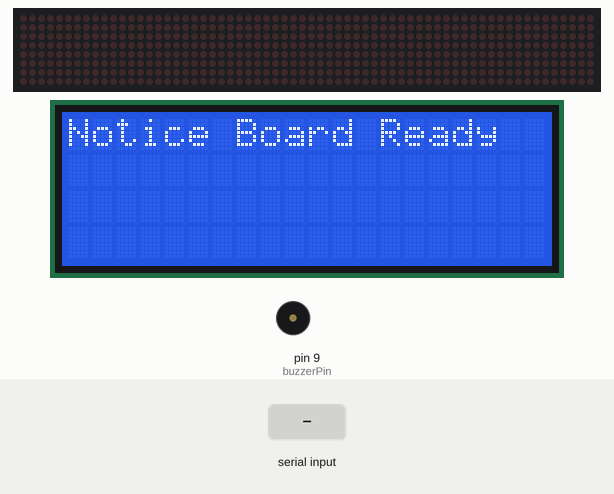
Recording of a sketch running on a simulated Arduino Nano, built with avr-gcc and run on an emulated ATmega328P. Shown: 64×8 LED matrix, 20×4 character LCD, buzzer (waves = sounding). The test bench sets the inputs (shaded band). What the sketch prints to the serial monitor is not drawn.

Above: at 0.1 s.
2.3 s: "1\n" received over Serial
At 3.5 s:
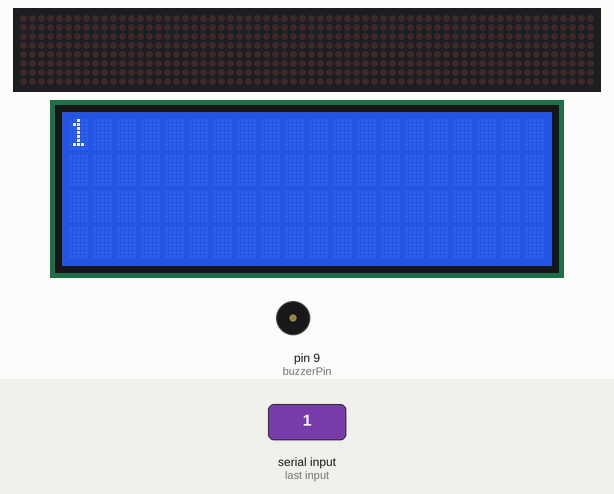
3.9 s: "0\n" received over Serial
At 3.96 s:
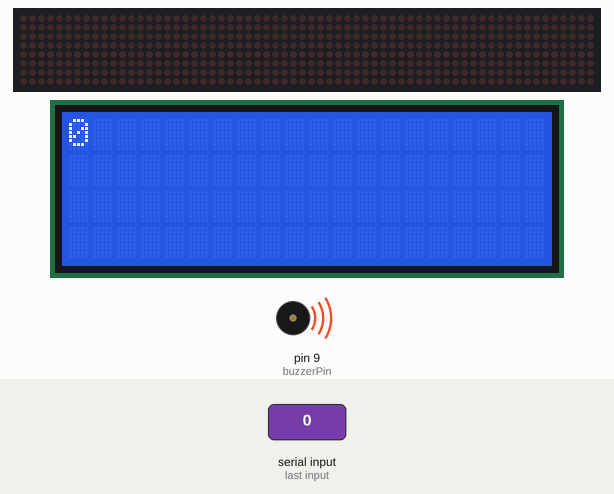
At 4.7 s:
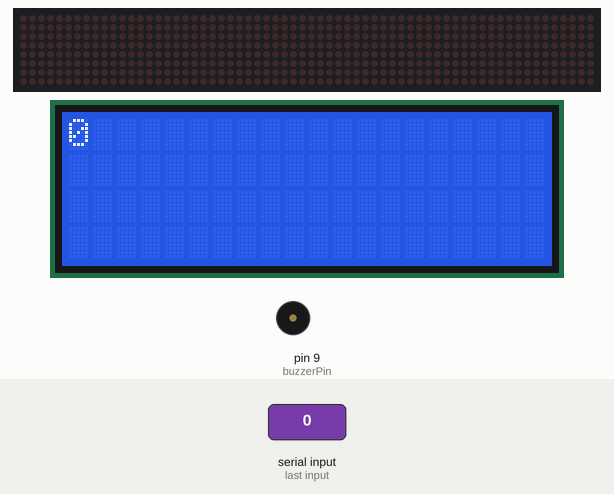
Timing chart, 0 to 6.9 s (numbered marks = the images above; inputs shaded):
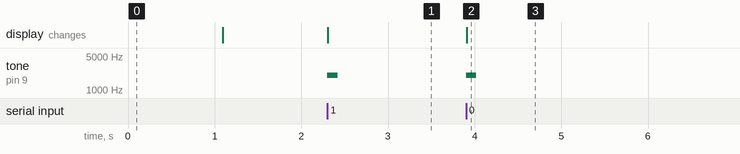

Measured:
- after the input at 2.3 s, tone on pin 9 (buzzerPin): silent → 2000 Hz at once, → silent 0.12 s later; the display: changes at once (image 1)
- after the input at 3.9 s, tone on pin 9 (buzzerPin): silent → 2000 Hz at once, → silent 0.12 s later; the display: changes at once (image 2)

The sketch:

nano_NOTICEBOARD.ino
```cpp
/* Arduino Nano: Matrix + LCD + Buzzer Serial Receiver
   - Requires: MD_Parola, MD_MAX72xx, SPI, LiquidCrystal_I2C
   - Connect MAX7219: DATA -> D11, CLK -> D13, CS -> D10
   - Connect I2C LCD: SDA -> A4, SCL -> A5 (address commonly 0x27)
   - Buzzer -> D9 (active buzzer)
*/

#include <MD_Parola.h>
#include <MD_MAX72xx.h>
#include <SPI.h>
#include <Wire.h>
#include <LiquidCrystal_I2C.h>

#define HARDWARE_TYPE MD_MAX72XX::FC16_HW
#define MAX_DEVICES 8     // change to number of cascaded 8x8 modules you have
#define CLK_PIN   13
#define DATA_PIN  11
#define CS_PIN    10

MD_Parola display = MD_Parola(HARDWARE_TYPE, CS_PIN, MAX_DEVICES);

// I2C LCD - adjust address if needed
LiquidCrystal_I2C lcd(0x27, 20, 4); // change to 16,2 or 20,4 if needed

const int buzzerPin = 9;

String incoming = "";
bool newMessage = false;

void setup() {
  Serial.begin(115200); // Must match ESP8266 serial baud in its sketch
  pinMode(buzzerPin, OUTPUT);
  digitalWrite(buzzerPin, LOW);

  // Initialize display
  display.begin();
  display.setIntensity(5);  // 0-15
  display.displayClear();
  display.setPause(10);
  display.displayReset();

  // Initialize LCD
  Wire.begin();
  lcd.init();
  lcd.backlight();
  lcd.clear();
  lcd.setCursor(0,0);
  lcd.print("Notice Board Ready");

  delay(1000);
  lcd.clear();
  Serial.println("Nano ready");
}

void loop() {
  // Read serial lines (terminated by '\n')
  while (Serial.available()) {
    char c = Serial.read();
    if (c == '\r') continue;
    if (c == '\n') {
      incoming.trim();
      if (incoming.length() > 0) {
        handleMessage(incoming);
      }
      incoming = "";
    } else {
      incoming += c;
      // safety: cap length
      if (incoming.length() > 400) incoming = incoming.substring(incoming.length()-400);
    }
  }

  // update display engine
  if (display.displayAnimate()) {
    // nothing to do, Parola handles animation
  }
}

void handleMessage(String msg) {
  Serial.print("New message: ");
  Serial.println(msg);

  // beep buzzer
  tone(buzzerPin, 2000, 120); // freq 2kHz, duration 120ms

  // show on LCD (wrap into first two lines)
  lcd.clear();
  lcd.setCursor(0,0);
  if (msg.length() <= 20) {
    lcd.print(msg);
  } else {
    lcd.print(msg.substring(0,20));
    lcd.setCursor(0,1);
    if (msg.length() > 20) lcd.print(msg.substring(20, min(40, msg.length())));
  }

  // Show on MAX7219 matrix using Parola
  // Configure Parola: scroll speed and pause
  display.displayClear();
  display.setTextAlignment(PA_LEFT);
  display.displayText(msg.c_str(), PA_CENTER, 80, 2000, PA_SCROLL_LEFT, PA_SCROLL_LEFT);
  // parameters: (text, alignment, speed(ms), pause(ms), effect_in, effect_out)
}
```
